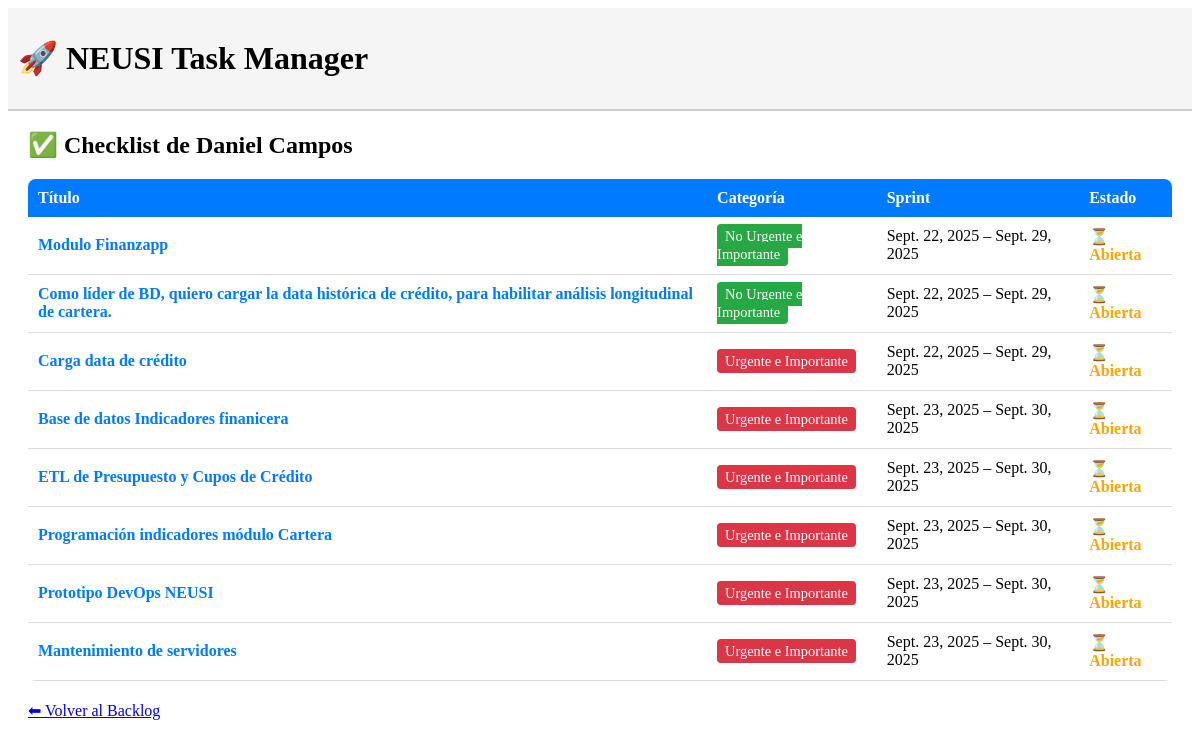
Page /checklist/63/ (signed in) on the earlier database version.
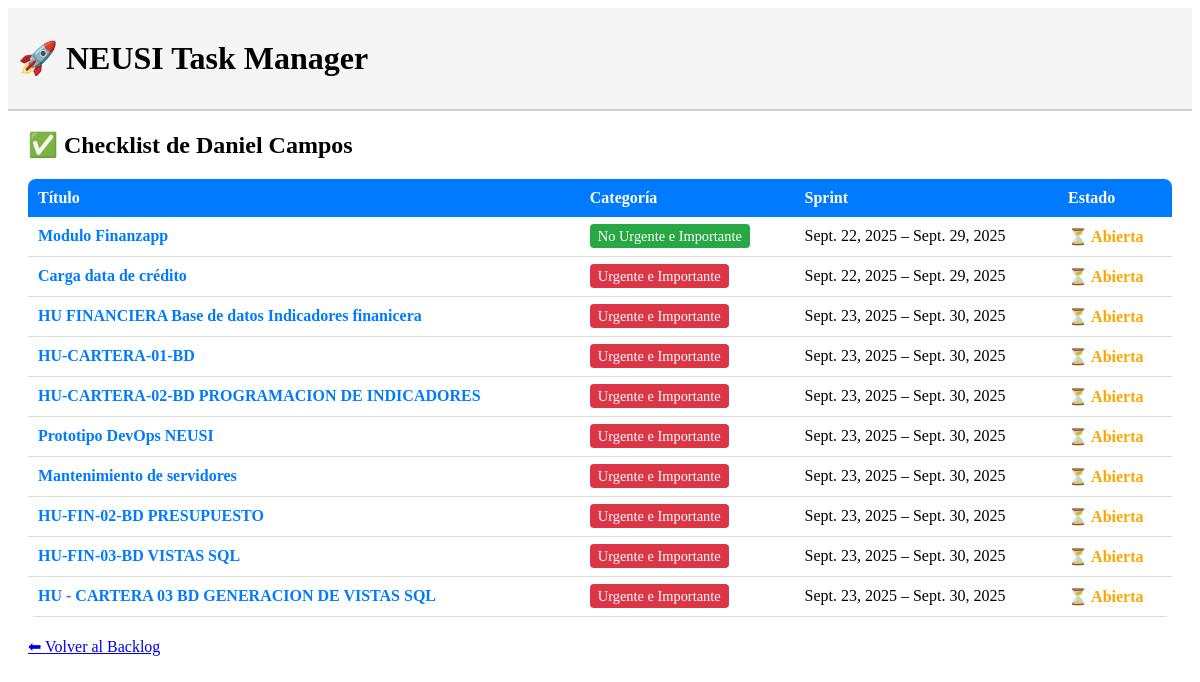
Same page on the later database version.
### backlog/models.py (models this page shows, shortened)
class Tarea(models.Model):
    MATRIZ_CHOICES = [
        ("UI", "Urgente e Importante"),
        ("NUI", "No Urgente e Importante"),
        ("UNI", "Urgente y No Importante"),
        ("NUNI", "No Urgente y No Importante"),
    ]
    ESTADO_CHOICES = [
        ("NUEVO", "Nuevo"),
        ("APROBADO", "Aprobado"),
        ("EN_PROGRESO", "En Progreso"),
        ("COMPLETADO", "Completado"),
        ("BLOQUEADO", "Bloqueado"),
    ]
    titulo = models.CharField(max_length=200)
    descripcion = models.TextField(blank=True)
    criterios_aceptacion = models.TextField(
        blank=True,
        help_text="Criterios que deben cumplirse para cerrar esta tarea"
    )
    categoria = models.CharField(max_length=4, choices=MATRIZ_CHOICES)
    estado = models.CharField(
        max_length=20,
        choices=ESTADO_CHOICES,
        default="NUEVO",
        help_text="Estado actual de la tarea en el workflow"
    )
    asignado_a = models.ForeignKey(
        Integrante,
        on_delete=models.SET_NULL,
        null=True,
        blank=True,
        related_name="tareas_asignadas"
    )
    sprint = models.ForeignKey(Sprint, on_delete=models.CASCADE)
    completada = models.BooleanField(default=False)
    fecha_cierre = models.DateTimeField(null=True, blank=True)
    informe_cierre = models.FileField(
        upload_to="informes_cierre/",
        blank=True,
        null=True,
        help_text="Archivo requerido para cerrar la tarea"
    )

class Sprint(models.Model):
    nombre = models.CharField(max_length=50, default="Sprint")
    inicio = models.DateField()
    fin = models.DateField()

### backlog/views.py (the view)
# urls.py: path("checklist/<int:integrante_id>/", views.checklist_view, name="checklist"),
@login_required
def checklist_view(request, integrante_id):
    integrante = get_object_or_404(Integrante, id=integrante_id)
    try:
        usuario_integrante = request.user.integrante
        tiene_permisos_admin = usuario_integrante.puede_crear_tareas()
    except AttributeError:
        tiene_permisos_admin = False
        usuario_integrante = None
    if not tiene_permisos_admin and integrante != usuario_integrante:
        messages.error(request, "❌ No puedes ver el checklist de otro integrante.")
        return redirect("backlog_lista")
    tareas = Tarea.objects.filter(
        asignado_a=integrante,
        completada=False
    ).select_related("sprint").order_by("sprint__inicio", "categoria")
    return render(request, "backlog/checklist.html", {
        "integrante": integrante,
        "tareas": tareas,
    })

### backlog/models.py (called while the page is built)
    def puede_crear_tareas(self):
        permisos = self.ROL_PERMISOS.get(self.rol, [])
        return "crear_tareas" in permisos

### backlog/templates/backlog/checklist.html (shortened to what this page needs)
{% extends "base.html" %}
{% block content %}
<div style="margin: 20px;">
    <h2>✅ Checklist de {{ integrante.user.get_full_name|default:integrante.user.username }}</h2>
    {% if tareas %}
        <table style="width: 100%; border-collapse: collapse; margin-top: 15px; background: #f8f9fa; border-radius: 8px; overflow: hidden;">
            <thead style="background: #007bff; color: white;">
                <tr>
                    <th style="padding: 10px; text-align: left;">Título</th>
                    <th style="padding: 10px; text-align: left;">Categoría</th>
                    <th style="padding: 10px; text-align: left;">Sprint</th>
                    <th style="padding: 10px; text-align: left;">Estado</th>
                </tr>
            </thead>
            <tbody>
                {% for tarea in tareas %}
                <tr style="border-bottom: 1px solid #ddd; background: white;">
                    <td style="padding: 10px;">
                        <a href="{% url 'detalle_tarea' tarea.id %}" style="text-decoration: none; color: #007bff; font-weight: bold;">
                            {{ tarea.titulo }}
                        </a>
                    </td>
                    <td style="padding: 10px;">
                        <span class="badge
                            {% if tarea.categoria == 'UI' %}badge-ui
                            {% elif tarea.categoria == 'NUI' %}badge-nui
                            {% elif tarea.categoria == 'UNI' %}badge-uni
                            {% else %}badge-nuni{% endif %}">
                            {{ tarea.get_categoria_display }}
                        </span>
                    </td>
                    <td style="padding: 10px;">
                        {{ tarea.sprint.inicio }} – {{ tarea.sprint.fin }}
                    </td>
                    <td style="padding: 10px;">
                        {% if tarea.completada %}
                            <span style="color: green; font-weight: bold;">✔ Cerrada</span>
                        {% else %}
                            <span style="color: orange; font-weight: bold;">⏳ Abierta</span>
                        {% endif %}
                    </td>
                </tr>
                {% endfor %}
            </tbody>
        </table>
    {% else %}
        <p style="margin-top: 15px; color: #666; font-style: italic;">
            No tienes tareas asignadas en este sprint.
        </p>
    {% endif %}
    <div style="margin-top: 20px;">
        <a href="{% url 'backlog_lista' %}" class="btn btn-secondary">⬅ Volver al Backlog</a>
    </div>
</div>
{% endblock %}

Differences in the rows shown:
removed Tarea: titulo "Como líder de BD, quiero cargar la data histórica de crédito, para habilitar análisis longitudinal de cartera.", categoria "No Urgente e Importante", sprint.inicio "Sept. 22, 2025", sprint.fin "Sept. 29, 2025", completada "⏳ Abierta"
changed Tarea: titulo "Base de datos Indicadores finanicera" → "HU FINANCIERA Base de datos Indicadores finanicera"
changed Tarea: titulo "ETL de Presupuesto y Cupos de Crédito" → "HU-CARTERA-01-BD"
changed Tarea: titulo "Programación indicadores módulo Cartera" → "HU-CARTERA-02-BD PROGRAMACION DE INDICADORES"
added Tarea: titulo "HU-FIN-02-BD PRESUPUESTO", categoria "Urgente e Importante", sprint.inicio "Sept. 23, 2025", sprint.fin "Sept. 30, 2025", completada "⏳ Abierta"
added Tarea: titulo "HU-FIN-03-BD VISTAS SQL", categoria "Urgente e Importante", sprint.inicio "Sept. 23, 2025", sprint.fin "Sept. 30, 2025", completada "⏳ Abierta"
added Tarea: titulo "HU - CARTERA 03 BD GENERACION DE VISTAS SQL", categoria "Urgente e Importante", sprint.inicio "Sept. 23, 2025", sprint.fin "Sept. 30, 2025", completada "⏳ Abierta"
